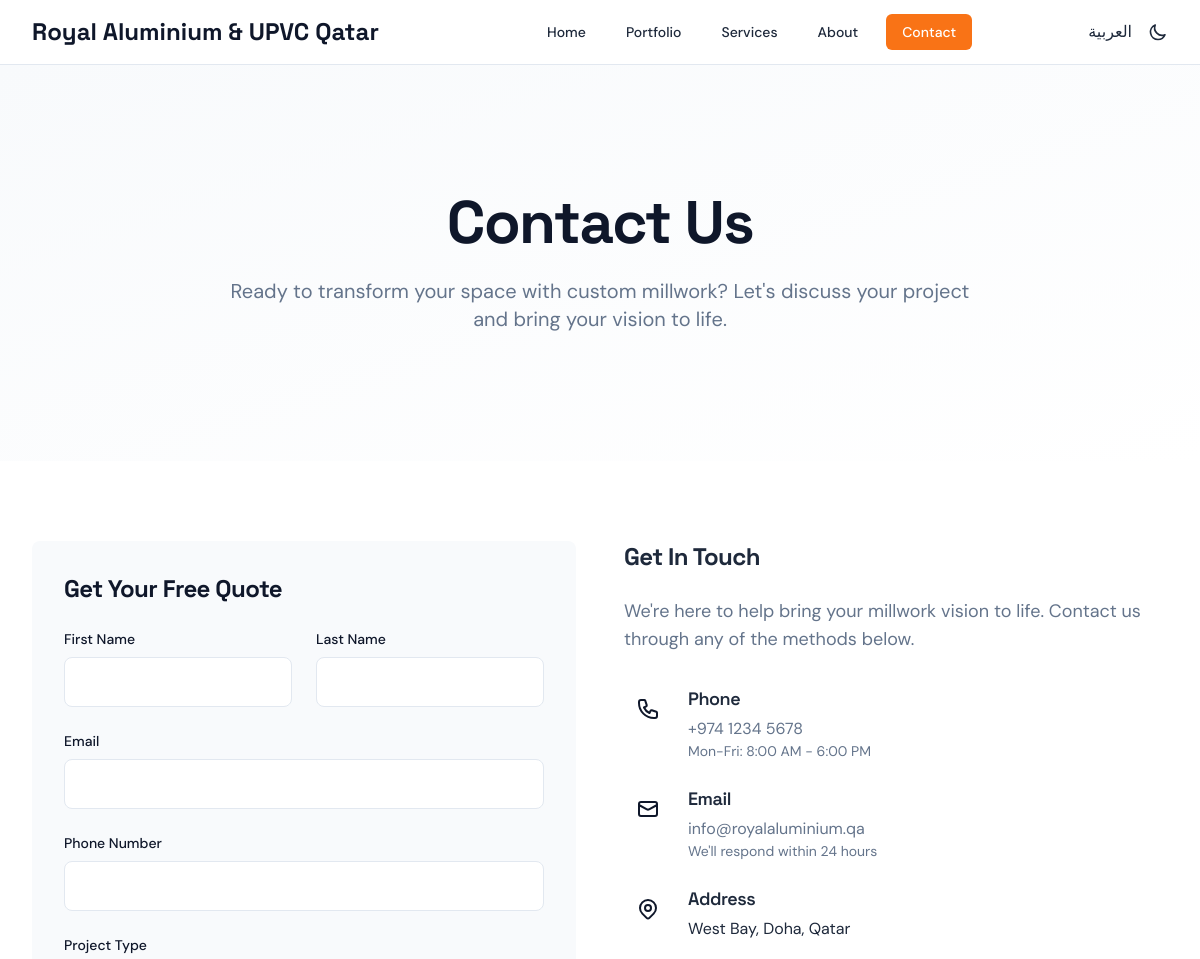
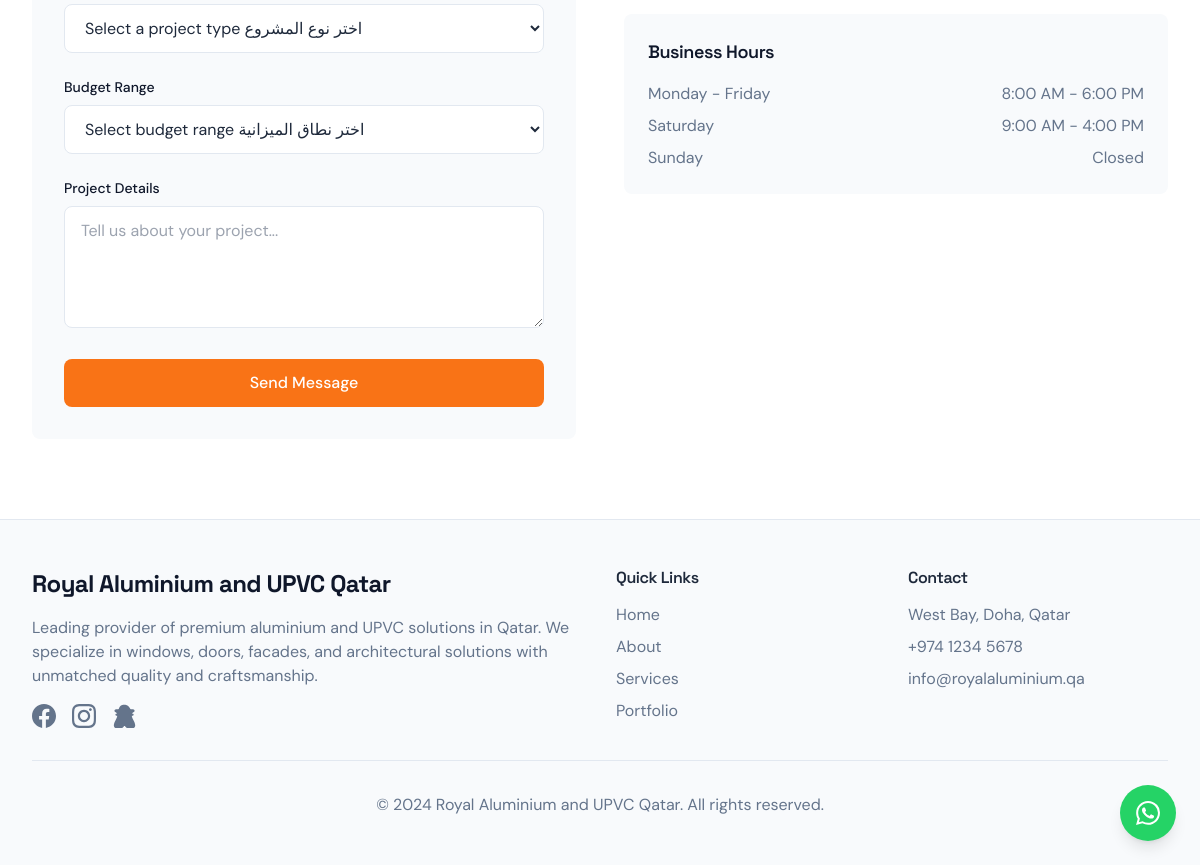
Page /contact/ on the earlier database version (2 pictures, top to bottom).
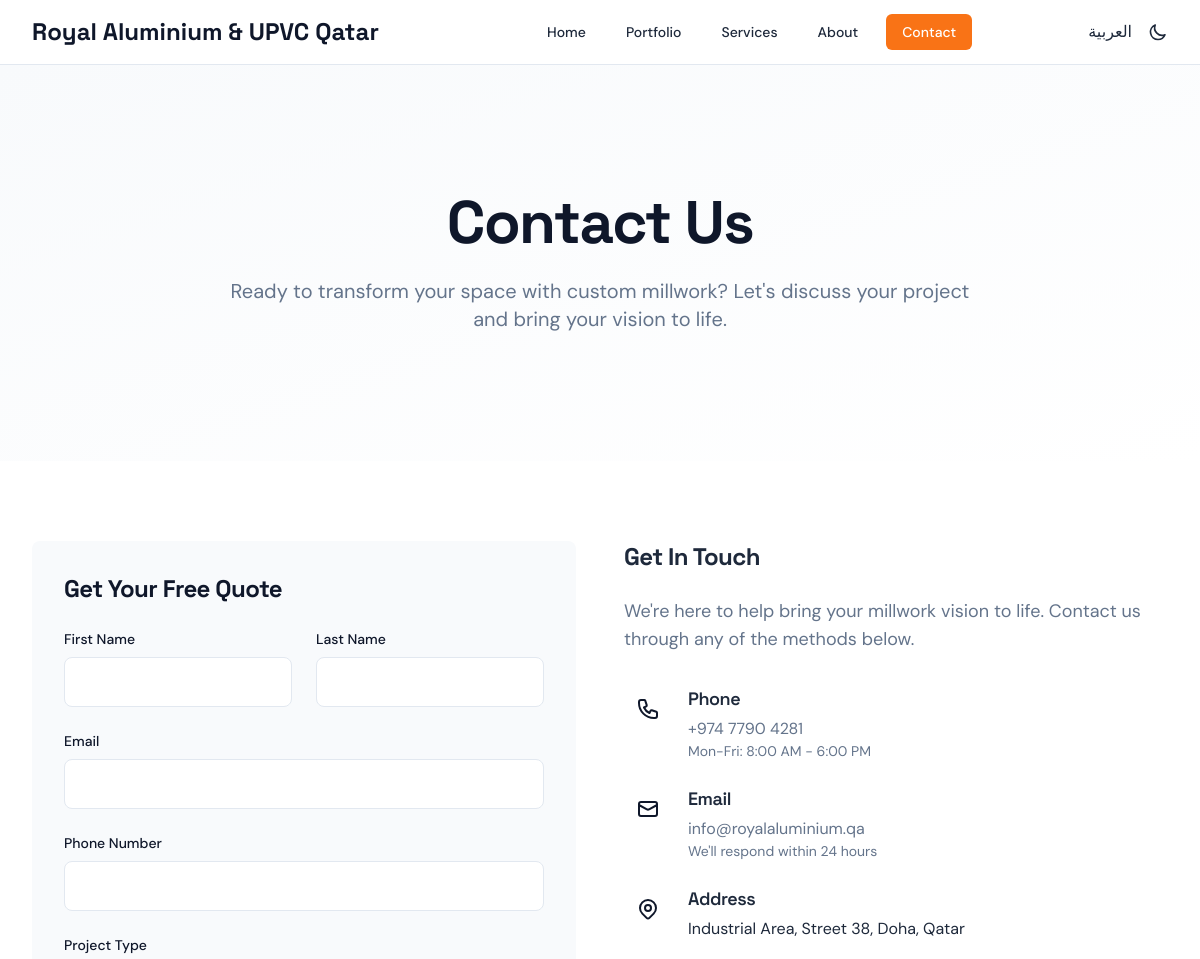
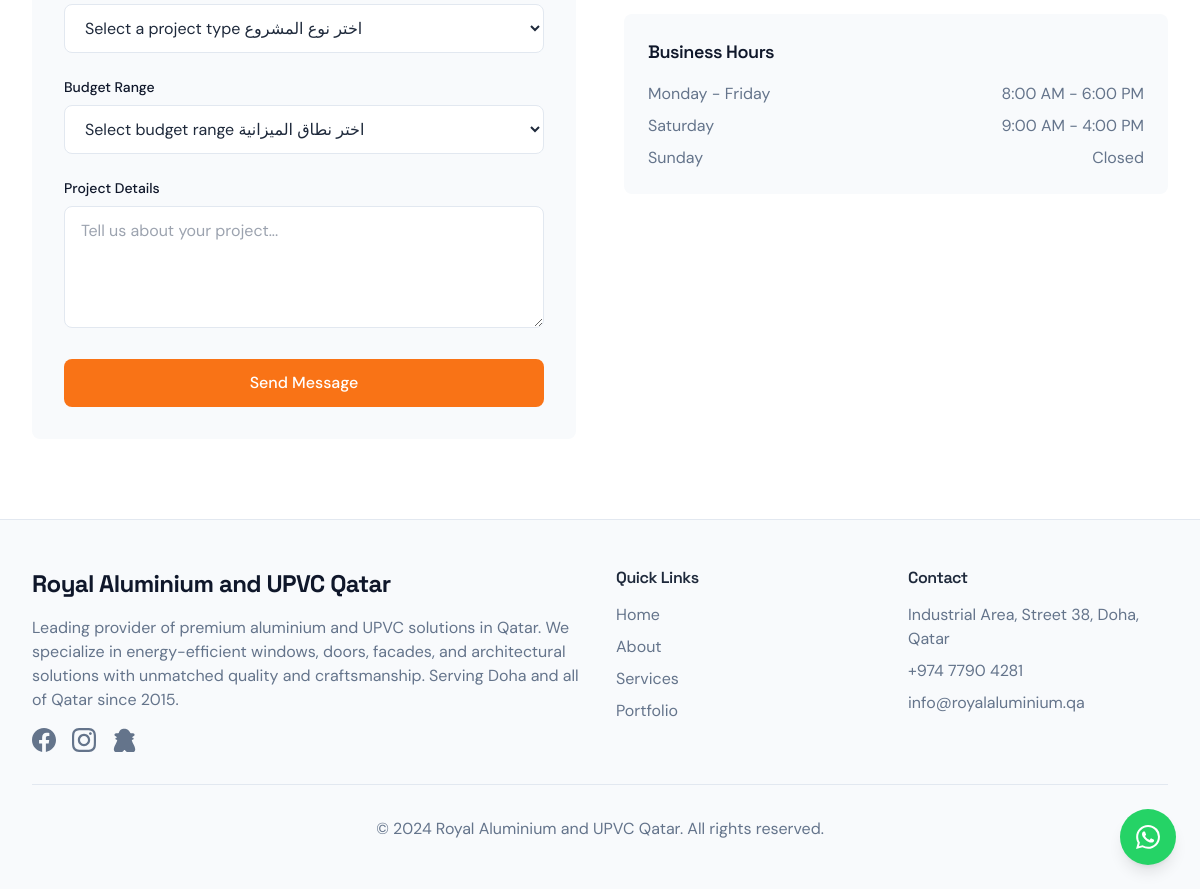
Same page on the later database version (2 pictures, top to bottom).
### millwork_site/models.py (models this page shows, shortened)
class CompanyInfo(models.Model):
    name = models.CharField(max_length=200, default="Royal Aluminium and UPVC Qatar")
    name_arabic = models.CharField(max_length=200, default="رويال الألمنيوم واليو بي في سي قطر")
    description = models.TextField()
    description_arabic = models.TextField(blank=True)
    address = models.CharField(max_length=500)
    address_arabic = models.CharField(max_length=500, blank=True)
    phone = models.CharField(max_length=20)
    email = models.EmailField()
    whatsapp = models.CharField(max_length=20, blank=True)
    weekday_hours = models.CharField(max_length=100, default="8:00 AM - 6:00 PM", help_text="Monday to Friday hours")
    weekday_hours_arabic = models.CharField(max_length=100, blank=True, help_text="Monday to Friday hours in Arabic")
    saturday_hours = models.CharField(max_length=100, default="9:00 AM - 4:00 PM", help_text="Saturday hours")
    saturday_hours_arabic = models.CharField(max_length=100, blank=True, help_text="Saturday hours in Arabic")
    sunday_hours = models.CharField(max_length=100, default="Closed", help_text="Sunday hours (e.g., 'Closed' or time)")
    sunday_hours_arabic = models.CharField(max_length=100, default="مغلق", help_text="Sunday hours in Arabic")
    service_areas = models.TextField(blank=True, help_text="Comma-separated list of areas served (e.g., Doha, Lusail, West Bay)")
    service_areas_arabic = models.TextField(blank=True, help_text="Comma-separated list of areas in Arabic")
    showroom_address = models.CharField(max_length=500, blank=True, help_text="Physical showroom/office address")
    showroom_address_arabic = models.CharField(max_length=500, blank=True)
    logo = models.ImageField(upload_to='company/', blank=True, null=True)
    hero_image = models.ImageField(upload_to='company/', blank=True, null=True)
    created_at = models.DateTimeField(auto_now_add=True)
    updated_at = models.DateTimeField(auto_now=True)
    class Meta:
        verbose_name = "Company Information"
        verbose_name_plural = "Company Information"

### millwork_site/views.py (the view, shortened to what this page needs)
# urls.py: path('contact/', views.contact, name='contact'),
def contact(request):
    context = {
        'page_content': PageContent.objects.filter(page='contact').first(),
    }
    return render(request, 'contact.html', context)

### millwork_site/context_processors.py (called while the page is built)
def company_info(request):
    return {
        'company_info': CompanyInfo.objects.first()
    }

### templates/contact.html (shortened to what the changed rows need)
{% extends 'base.html' %}
{% load static %}
{% block content %}
<section class="relative bg-gradient-to-br from-card to-background py-20 lg:py-32">
    <div class="max-w-7xl mx-auto px-4 sm:px-6 lg:px-8">
        <div class="text-center">
            <h1 class="text-4xl md:text-5xl lg:text-6xl font-heading font-bold text-card-foreground leading-tight mb-6">
                <span x-show="language === 'en'">Contact Us</span>
            </h1>
        </div>
    </div>
</section>
<section class="py-20 bg-background">
    <div class="max-w-7xl mx-auto px-4 sm:px-6 lg:px-8">
        <div class="grid grid-cols-1 lg:grid-cols-2 gap-12">
            <div class="bg-card rounded-lg p-8 animate-fade-in-left">
                <h2 class="text-2xl font-heading font-bold text-card-foreground mb-6">
                    <span x-show="language === 'en'">Get Your Free Quote</span>
                </h2>
            </div>
            <div class="space-y-8 animate-fade-in-right">
                <div>
                    <h2 class="text-2xl font-heading font-bold text-foreground mb-6">
                        <span x-show="language === 'en'">Get In Touch</span>
                    </h2>
                </div>
                <div class="space-y-6">
                    <div class="flex items-start space-x-4">
                        <div>
                            <p class="text-muted-foreground">
                                <a href="tel:+97477904281" class="hover:text-primary transition-colors">{{ company_info.phone|default:"+974 7790 4281" }}</a>
                            </p>
                            <p class="text-sm text-muted-foreground">
                                <span x-show="language === 'en'">Mon-Fri: {{ company_info.weekday_hours|default:"8:00 AM - 6:00 PM" }}</span>
                            </p>
                        </div>
                    </div>
                    <div class="flex items-start space-x-4">
                        <div>
                            <p class="text-muted-foreground">
                                <a href="mailto:{{ company_info.email|default:'info@royalaluminium.qa' }}" class="hover:text-primary transition-colors">
                                    {{ company_info.email|default:"info@royalaluminium.qa" }}
                                </a>
                            </p>
                        </div>
                    </div>
                    <div class="flex items-start space-x-4">
                        <div>
                            <p class="text-muted-foreground">
                                <span x-show="language === 'en'">{{ company_info.address|default:"Industrial Area, Street 38, Doha, Qatar"|linebreaks }}</span>
                            </p>
                        </div>
                    </div>
                </div>
                <div class="bg-card rounded-lg p-6">
                    <div class="space-y-2 text-muted-foreground">
                        <div class="flex justify-between">
                            <span>
                                <span x-show="language === 'en'">{{ company_info.weekday_hours|default:"8:00 AM - 6:00 PM" }}</span>
                            </span>
                        </div>
                        <div class="flex justify-between">
                            <span>
                                <span x-show="language === 'en'">{{ company_info.saturday_hours|default:"9:00 AM - 4:00 PM" }}</span>
                            </span>
                        </div>
                        <div class="flex justify-between">
                            <span>
                                <span x-show="language === 'en'">{{ company_info.sunday_hours|default:"Closed" }}</span>
                            </span>
                        </div>
                    </div>
                </div>
            </div>
        </div>
    </div>
</section>
{% endblock %}

### templates/base.html (shortened to what the changed rows need)
{% load static %}
<!DOCTYPE html>
<html lang="en" x-data="{ language: 'en', darkMode: false }" :class="{ 'dark': darkMode, 'rtl': language === 'ar' }">
<head>
    <script src="https://cdn.tailwindcss.com"></script>
    <link rel="stylesheet" href="{% static 'css/globals.css' %}">
    <link rel="stylesheet" href="{% static 'css/animations.css' %}">
</head>
<body class="font-body">
    <main>
        {% block content %}{% endblock %}
    </main>
    <footer class="bg-card text-card-foreground border-t border-border">
        <div class="max-w-7xl mx-auto px-4 sm:px-6 lg:px-8 py-12">
            <div class="grid grid-cols-1 md:grid-cols-4 gap-8">
                <div class="md:col-span-2">
                    <div class="flex items-center mb-4">
                        <h3 class="text-2xl font-heading font-bold text-primary">
                            <span x-show="language === 'en'">{{ company_info.name|default:"Royal Aluminium & UPVC Qatar" }}</span>
                        </h3>
                    </div>
                    <p class="text-muted-foreground mb-4" x-show="language === 'en'">
                        {{ company_info.description|default:"Professional aluminium and UPVC services in Qatar specializing in windows, doors, facades, and architectural solutions. We bring your vision to life with premium quality and craftsmanship." }}
                    </p>
                    <div class="flex space-x-4" :class="{ 'space-x-reverse': language === 'ar' }">
                        <a href="#" class="text-muted-foreground hover:text-primary transition-colors" title="Facebook">
                        </a>
                        <a href="#" class="text-muted-foreground hover:text-primary transition-colors" title="Instagram">
                        </a>
                        <a href="#" class="text-muted-foreground hover:text-primary transition-colors" title="Snapchat">
                        </a>
                    </div>
                </div>
                <div>
                    <div class="space-y-2 text-muted-foreground">
                        <p>
                            <span x-show="language === 'en'">{{ company_info.address|default:"Doha, Qatar" }}</span>
                        </p>
                        <p>{{ company_info.phone|default:"+974 7790 4281" }}</p>
                        <p>{{ company_info.email|default:"info@royalaluminium.qa" }}</p>
                    </div>
                </div>
            </div>
        </div>
    </footer>
</body>
</html>

Differences in the rows shown:
changed CompanyInfo "Royal Aluminium and UPVC Qatar": phone "+974 1234 5678" → "+974 7790 4281"; address "West Bay, Doha, Qatar" → "Industrial Area, Street 38, Doha, Qatar"; description "…Qatar. We specialize in windows, doors, facades, and architectural solutions with unmatched quality and craftsmanship." → "…Qatar. We specialize in energy-efficient windows, doors, facades, and architectural solutions with unmatched quality and craftsmanship. Serving Doha and all of Qatar since 2015."
